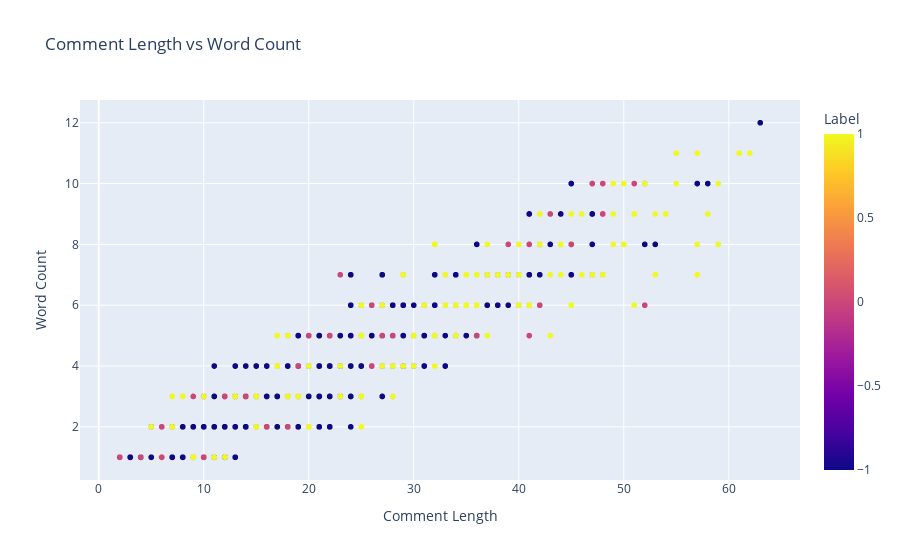
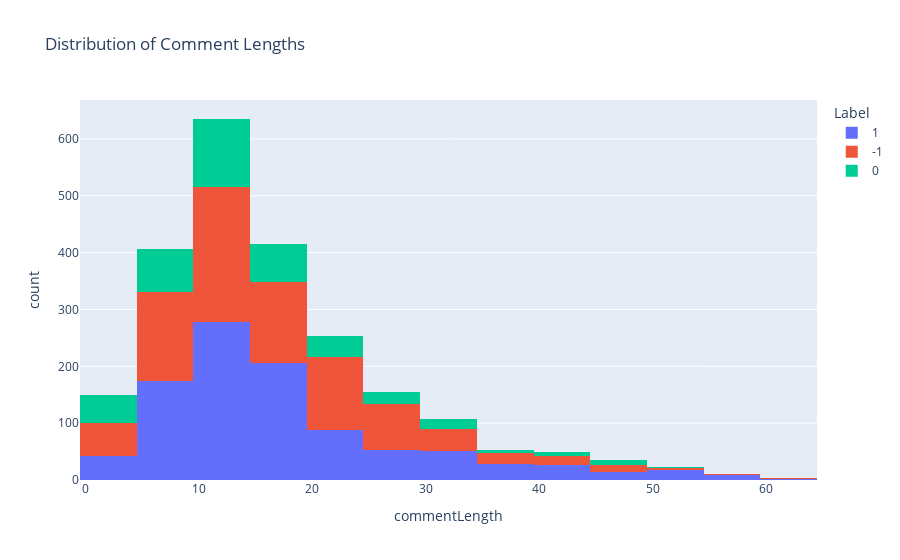
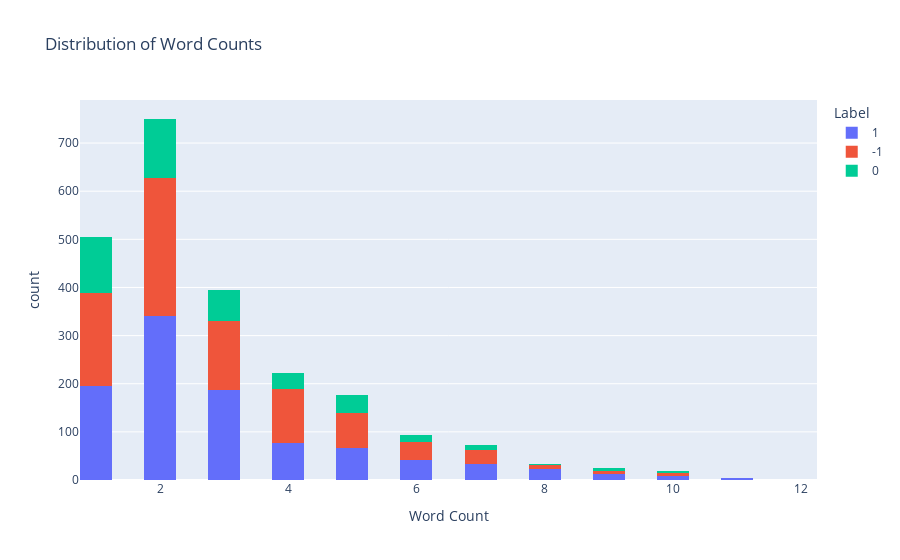
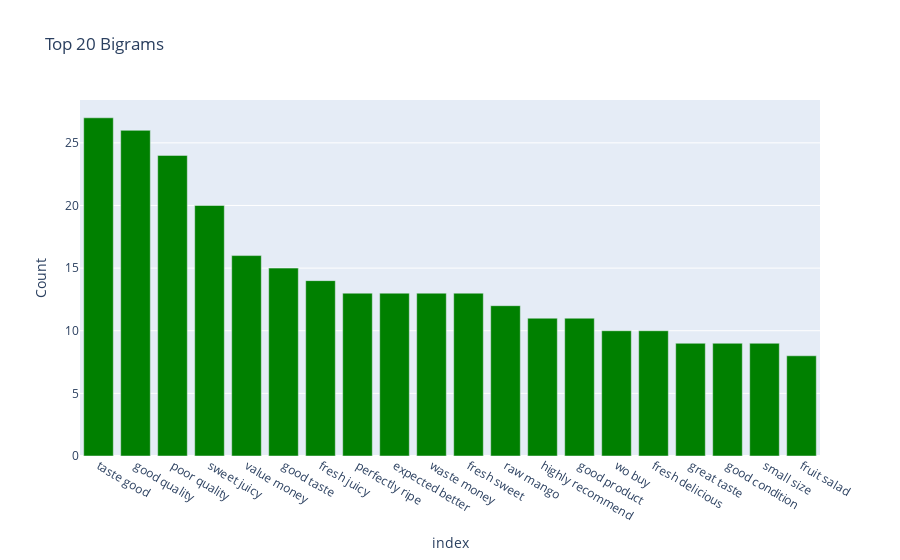

The notebook cell these images were saved under, in order:
### Code cell
import pandas as pd
import plotly.express as px
from sklearn.feature_extraction.text import CountVectorizer
# Load your dataset
file_path = r"C:\Users\eswar\OneDrive\Desktop\Pictures\Documents\FDS_PROJECT\FDS_TotalDataSet22.csv" # Update this with your CSV file path
df = pd.read_csv(file_path)
# Basic EDA
print("Dataset Head:")
print(df.head())
print("\nMissing Values:")
print(df.isnull().sum())
# Add comment length and word count
df['comment_length'] = df['Comment'].apply(len)
df['word_count'] = df['Comment'].apply(lambda x: len(x.split()))
# Interactive scatter plot for comment length vs word count
fig = px.scatter(df, x='comment_length', y='word_count',color='Label',title='Comment Length vs Word Count',labels={'comment_length': 'Comment Length','word_count': 'Word Count'},hover_data=['Comment'])
fig.show()
# Interactive histogram for comment lengths
fig_length = px.histogram(df, x='comment_length', nbins=30,
color='Label',
 title='Distribution of Comment Lengths',
labels={'comment_length': 'commentLength'})
fig_length.show()
# Interactive histogram for word counts
fig_word_count = px.histogram(df, x='word_count', nbins=30,
color='Label',
 title='Distribution of Word Counts',
labels={'word_count': 'Word Count'})
fig_word_count.show()
# N-gram analysis function
def get_ngrams(comments, n=2, top_n=20): # Change top_n to 20
 vectorizer = CountVectorizer(ngram_range=(n, n),stop_words='english')
 ngrams = vectorizer.fit_transform(comments)
 ngram_counts = ngrams.sum(axis=0)
 ngram_features = vectorizer.get_feature_names_out()

 # Create a DataFrame of n-grams and their counts
 ngram_df = pd.DataFrame(ngram_counts.A1, index=ngram_features,columns=['count'])
 return ngram_df.sort_values(by='count',ascending=False).head(top_n)
# Generate and display bigrams
comments = df['Comment'].dropna()
bigrams = get_ngrams(comments, n=2, top_n=20) # Get top 20 bigrams
print("\nTop 20 Bigrams:")
print(bigrams)
# Bar plot for bigrams
fig_bigrams = px.bar(bigrams, x=bigrams.index, y='count',color_discrete_sequence=['green'],title='Top 20 Bigrams',labels={'x': 'Bigrams', 'count': 'Count'})
fig_bigrams.show()
# Generate and display trigrams
trigrams = get_ngrams(comments, n=3, top_n=20) # Get top 20 trigrams
print("\nTop 20 Trigrams:")
print(trigrams)
# Bar plot for trigrams
fig_trigrams = px.bar(trigrams, x=trigrams.index, y='count',color_discrete_sequence=['green'],
 title='Top 20 Trigrams',
labels={'x': 'Trigrams', 'count': 'Count'})
fig_trigrams.show()

### Figure 1 — Plotly figure (JSON) as saved in the notebook; plotly's stock layout.template omitted (floating-point values rounded to 4 significant figures; data arrays with more than 128 entries replaced by an {"elided": "..."} marker saying what was removed)
{"data": [{"customdata": {"elided": "2295x1 str values"}, "hovertemplate": "Comment Length=%{x}<br>Word Count=%{y}<br>Comment=%{customdata[0]}<br>Label=%{marker.color}<extra></extra>", "legendgroup": "", "marker": {"color": {"elided": "2295 int values"}, "coloraxis": "coloraxis", "symbol": "circle"}, "mode": "markers", "name": "", "showlegend": false, "type": "scattergl", "x": {"elided": "2295 int values"}, "xaxis": "x", "y": {"elided": "2295 int values"}, "yaxis": "y"}], "layout": {"autosize": true, "coloraxis": {"colorbar": {"title": {"text": "Label"}}, "colorscale": [[0, "#0d0887"], [0.1111, "#46039f"], [0.2222, "#7201a8"], [0.3333, "#9c179e"], [0.4444, "#bd3786"], [0.5556, "#d8576b"], [0.6667, "#ed7953"], [0.7778, "#fb9f3a"], [0.8889, "#fdca26"], [1, "#f0f921"]]}, "legend": {"tracegroupgap": 0}, "title": {"text": "Comment Length vs Word Count"}, "xaxis": {"anchor": "y", "autorange": true, "domain": [0, 1], "range": [-1.701, 66.7], "title": {"text": "Comment Length"}, "type": "linear"}, "yaxis": {"anchor": "x", "autorange": true, "domain": [0, 1], "range": [0.09223, 12.91], "title": {"text": "Word Count"}, "type": "linear"}}}

### Figure 2 — Plotly figure (JSON) as saved in the notebook; plotly's stock layout.template omitted (floating-point values rounded to 4 significant figures; data arrays with more than 128 entries replaced by an {"elided": "..."} marker saying what was removed)
{"data": [{"alignmentgroup": "True", "bingroup": "x", "hovertemplate": "Label=1<br>commentLength=%{x}<br>count=%{y}<extra></extra>", "legendgroup": "1", "marker": {"color": "#636efa", "pattern": {"shape": ""}}, "name": "1", "nbinsx": 30, "offsetgroup": "1", "orientation": "v", "showlegend": true, "type": "histogram", "x": {"elided": "988 int values"}, "xaxis": "x", "yaxis": "y"}, {"alignmentgroup": "True", "bingroup": "x", "hovertemplate": "Label=-1<br>commentLength=%{x}<br>count=%{y}<extra></extra>", "legendgroup": "-1", "marker": {"color": "#EF553B", "pattern": {"shape": ""}}, "name": "-1", "nbinsx": 30, "offsetgroup": "-1", "orientation": "v", "showlegend": true, "type": "histogram", "x": {"elided": "897 int values"}, "xaxis": "x", "yaxis": "y"}, {"alignmentgroup": "True", "bingroup": "x", "hovertemplate": "Label=0<br>commentLength=%{x}<br>count=%{y}<extra></extra>", "legendgroup": "0", "marker": {"color": "#00cc96", "pattern": {"shape": ""}}, "name": "0", "nbinsx": 30, "offsetgroup": "0", "orientation": "v", "showlegend": true, "type": "histogram", "x": {"elided": "410 int values"}, "xaxis": "x", "yaxis": "y"}], "layout": {"autosize": true, "barmode": "relative", "legend": {"title": {"text": "Label"}, "tracegroupgap": 0}, "title": {"text": "Distribution of Comment Lengths"}, "xaxis": {"anchor": "y", "autorange": true, "domain": [0, 1], "range": [-0.5, 64.5], "title": {"text": "commentLength"}, "type": "linear"}, "yaxis": {"anchor": "x", "autorange": true, "domain": [0, 1], "range": [0, 668.4], "title": {"text": "count"}}}}

### Figure 3 — Plotly figure (JSON) as saved in the notebook; plotly's stock layout.template omitted (floating-point values rounded to 4 significant figures; data arrays with more than 128 entries replaced by an {"elided": "..."} marker saying what was removed)
{"data": [{"alignmentgroup": "True", "bingroup": "x", "hovertemplate": "Label=1<br>Word Count=%{x}<br>count=%{y}<extra></extra>", "legendgroup": "1", "marker": {"color": "#636efa", "pattern": {"shape": ""}}, "name": "1", "nbinsx": 30, "offsetgroup": "1", "orientation": "v", "showlegend": true, "type": "histogram", "x": {"elided": "988 int values"}, "xaxis": "x", "yaxis": "y"}, {"alignmentgroup": "True", "bingroup": "x", "hovertemplate": "Label=-1<br>Word Count=%{x}<br>count=%{y}<extra></extra>", "legendgroup": "-1", "marker": {"color": "#EF553B", "pattern": {"shape": ""}}, "name": "-1", "nbinsx": 30, "offsetgroup": "-1", "orientation": "v", "showlegend": true, "type": "histogram", "x": {"elided": "897 int values"}, "xaxis": "x", "yaxis": "y"}, {"alignmentgroup": "True", "bingroup": "x", "hovertemplate": "Label=0<br>Word Count=%{x}<br>count=%{y}<extra></extra>", "legendgroup": "0", "marker": {"color": "#00cc96", "pattern": {"shape": ""}}, "name": "0", "nbinsx": 30, "offsetgroup": "0", "orientation": "v", "showlegend": true, "type": "histogram", "x": {"elided": "410 int values"}, "xaxis": "x", "yaxis": "y"}], "layout": {"autosize": true, "barmode": "relative", "legend": {"title": {"text": "Label"}, "tracegroupgap": 0}, "title": {"text": "Distribution of Word Counts"}, "xaxis": {"anchor": "y", "autorange": true, "domain": [0, 1], "range": [0.75, 12.25], "title": {"text": "Word Count"}, "type": "linear"}, "yaxis": {"anchor": "x", "autorange": true, "domain": [0, 1], "range": [0, 789.5], "title": {"text": "count"}}}}

### Figure 4 — Plotly figure (JSON) as saved in the notebook; plotly's stock layout.template omitted (floating-point values rounded to 4 significant figures)
{"data": [{"alignmentgroup": "True", "hovertemplate": "index=%{x}<br>Count=%{y}<extra></extra>", "legendgroup": "", "marker": {"color": "green", "pattern": {"shape": ""}}, "name": "", "offsetgroup": "", "orientation": "v", "showlegend": false, "textposition": "auto", "type": "bar", "x": ["taste good", "good quality", "poor quality", "sweet juicy", "value money", "good taste", "fresh juicy", "perfectly ripe", "expected better", "waste money", "fresh sweet", "raw mango", "highly recommend", "good product", "wo buy", "fresh delicious", "great taste", "good condition", "small size", "fruit salad"], "xaxis": "x", "y": [27, 26, 24, 20, 16, 15, 14, 13, 13, 13, 13, 12, 11, 11, 10, 10, 9, 9, 9, 8], "yaxis": "y"}], "layout": {"autosize": true, "barmode": "relative", "legend": {"tracegroupgap": 0}, "title": {"text": "Top 20 Bigrams"}, "xaxis": {"anchor": "y", "autorange": true, "domain": [0, 1], "range": [-0.5, 19.5], "title": {"text": "index"}, "type": "category"}, "yaxis": {"anchor": "x", "autorange": true, "domain": [0, 1], "range": [0, 28.42], "title": {"text": "Count"}, "type": "linear"}}}
